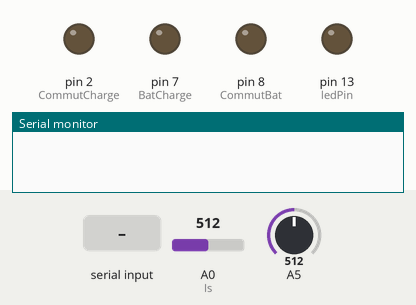
The sketch below on a simulated Arduino Uno, built with avr-gcc and run on an emulated ATmega328P. Parts: output pins drawn as LEDs (lit = HIGH), the last lines printed to the serial monitor. The inputs (shaded band) are chosen by the test bench; at power-on: A0 (Is) = 512, A5 = 512.

Above: at 1.2 s.
1.3 s: "1" received over Serial
At 2.5 s:
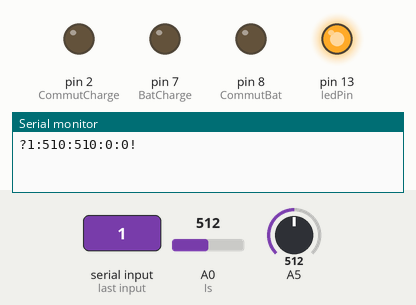
2.8 s: "A" received over Serial
At 3.6 s:
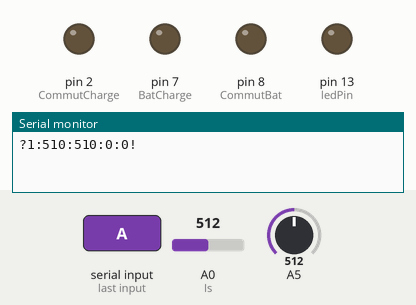
Timing chart, 0 to 5.8 s (numbered marks = the images above; inputs shaded):
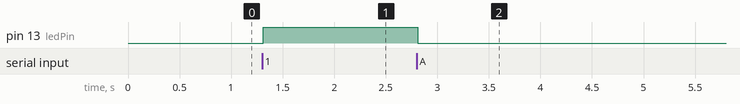

Measured:
- after the input at 1.3 s, pin 13 (ledPin): LOW → HIGH at once
- after the input at 2.8 s, pin 13 (ledPin): HIGH → LOW at once

The sketch:

ADC400_Mesures4.ino
```cpp
// *****************   Variables globales ********************************

int n=0;                               // Etape de test en cours
int ledPin = 13;                       // Sortie LED indicatrice
int ledState = LOW;                    // Etat de la LED (LOW par défaut)
int NO;
int NF;

char mot[5];   // Le mot lu sur la liaison série
char mot1[5];

int Vs=0;        // Tension de sortie
int Is=0;        // Courant de sortie

//                   Entrées analogiques
int Vout= 0;          // Broche AN0
int Courant=1;        // Broche AN1


//                    Entrée-Sorties numériques

int CommutCharge=2;  // Relais de commutation de la charge
int BatCharge=7;     // Relais de mise en charge batterie
int CommutBat=8;     // Commutation batterie
int EtatNO=0;        // Etat relais (NO)
int EtatNF=1;        // Etat relais (NF)

//                      Trame d'émission

String TRAME232;

 // ***************   SETUP : Configuration liaison série *************************

void setup() {
  // put your setup code here, to run once:

 Serial.begin(9600);                   // Liaison série
 pinMode(ledPin, OUTPUT);              // Pin 13 en sortie
 pinMode(CommutCharge, OUTPUT);        // Commande commutation de la charge
 pinMode(BatCharge, OUTPUT);           // Commande de mise en charge de la batterie
 pinMode(CommutBat, OUTPUT);           // Commande de commutation de la batterie sur la sortie

 pinMode(EtatNO, INPUT);               // Lecture de l'état du relais - position NO
 pinMode(EtatNF, INPUT);               // Lecture de l'état du relais - position NF

 // Conditions initiales

// Tous les relais sont désactivés

 digitalWrite(CommutCharge, LOW);
 digitalWrite(BatCharge, LOW);
 digitalWrite(CommutBat, LOW);

}

// ****************     LOOP: Boucle principale ***********************************

void loop() {
  // put your main code here, to run repeatedly:

  TestReception();  // Quel ordre reçu? 1,2 ou 3?

      if (strcmp(mot,"1") == 0 ) {Test();}
}

// ****************   Interrogation liaison série ***************************

void TestReception() {

     int i = 0; //variable locale pour l'incrémentation des données du tableau
            //on lit les caractères tant qu'il y en a
          //OU si jamais le nombre de caractères lus atteint 4 (limite du tableau stockant le mot - 1 caractère)

    if (Serial.available() > 0){

    while (Serial.available() > 0 && i <= 4)
      {
          mot[i] = Serial.read(); //on enregistre le caractère lu
          delay(10); //laisse un peu de temps entre chaque accès a la mémoire
          i++; //on passe à l'indice suivant
       }
        mot[i] = '\0'; //on supprime le caractère '\n' et on le remplace par celui de fin de chaine '\0'
    }
  // Alternatives en fonction de l'ordre

      if (strcmp(mot,"1") == 0 ){
            if (n==0) {n++;
                      } // Intialisation comptage séquence de test
    }

   // Ordre PAUSE
        if (strcmp(mot,"2") == 0 ){
      }

    // Ordre STOP
        if (strcmp(mot,"3") == 0 ){
         n=0;
         ledState = LOW;
         digitalWrite(ledPin, ledState);

         // Retour aux conditions initiales

          // Tous les relais sont désactivés

            digitalWrite(CommutCharge, LOW);
            digitalWrite(BatCharge, LOW);
            digitalWrite(CommutBat, LOW);
            }

    }

  // ********************   Execution de la séquence de test *********************

void Test(){

 switch (n){

// Séquence test 1 - Mesure tension de sortie à vide
case 1:
  ledState = HIGH;
  digitalWrite(ledPin, ledState);
  delay(1000);
  // Aucune commutation de relais

  Mesures();

  //n=2;
  ledState = LOW;
  digitalWrite(ledPin, ledState);
  delay(1000);

  break;


  // Séquence test 2 - Test état du relais
 case 2:
  ledState = HIGH;
  digitalWrite(ledPin, ledState);
  delay(1000);

   Mesures();

  //n=3;
  ledState = LOW;
  digitalWrite(ledPin, ledState);
  delay(1000);

  break;

   // Séquence test 3 - Mesure tension de sortie en charge
 case 3:

   ledState = HIGH;
   digitalWrite(ledPin, ledState);
   delay(1000);
  // Commutation relais charge et relais batterie

  digitalWrite(CommutCharge, HIGH);
  digitalWrite(BatCharge, LOW);
  digitalWrite(CommutBat, HIGH);

   Mesures();

   // n=4;
    ledState = LOW;
   digitalWrite(ledPin, ledState);
   delay(1000);

   break;

   // Séquence test 4 - Mesure courant de sortie
  case 4:

    ledState = HIGH;
   digitalWrite(ledPin, ledState);
   delay(1000);

   Mesures();

   //n=5;
   ledState = LOW;
   digitalWrite(ledPin, ledState);
   delay(1000);

   break;

  // Séquence test 5 - Test état du relais
  case 5:

  ledState = HIGH;
  digitalWrite(ledPin, ledState);
  delay(1000);

   Mesures();


 // n=6;
  ledState = LOW;
   digitalWrite(ledPin, ledState);
  delay(1000);

   break;

// Séquence test 6 - Mesure tension de sortie - Defaut secteur
 case 6:

  ledState = HIGH;
   digitalWrite(ledPin, ledState);
  delay(1000);

   Mesures();


  //n=7;
  ledState = LOW;
  digitalWrite(ledPin, ledState);
  delay(1000);
   //}

   break;

// Séquence test 7 - Mesure courant de sortie - Défaut secteur
  case 7:

  ledState = HIGH;
  digitalWrite(ledPin, ledState);
  delay(1000);

  Mesures();


  //n=8;
  ledState = LOW;
   digitalWrite(ledPin, ledState);
  delay(1000);
   //}

   break;

// Séquence test 8 - Test état relais - Défaut secteur
   case 8:

  ledState = HIGH;
   digitalWrite(ledPin, ledState);
  delay(1000);

  Mesures();


  n=0;    // Toutes les séquences de test se sont déroulées - prêt pour nouvel exemplaire à tester
  mot[5]="aaaaa";
  ledState = LOW;
  digitalWrite(ledPin, ledState);
  delay(1000);

  // Remise des relais à l'état initial

  digitalWrite(CommutCharge, LOW);
  digitalWrite(BatCharge, LOW);
  digitalWrite(CommutBat, LOW);


  break;

 }

}

// Exécution des mesures

 void Mesures(){

  Vs=0;
  Is=0;

 for (int i=0;i<10;i++){

  // Mesure tension de sortie - Moyenne sur 10 échantillons
  Vs=Vs+(analogRead(Vout)/10);

 }

for (int i=0;i<10;i++){

  // Mesure courant de sortie - Moyenne sur 10 échantillons
  Is=Is+(analogRead(Is)/10);

 }


  NO=digitalRead(EtatNO);     // Lecture état contact NO
  NF=digitalRead(EtatNF);     // Lecture état contact NO

  // Constitution de la trame

  TRAME232=String(String("?")+String(n)+String(":")+String(Vs)+String(":")+String(Is)+String(":")+String(NO)+String(":")+String(NF)+String("!"));

   Serial.println(TRAME232);

   // Attendre ordre d'acquitement
      int i=0;
    while (Serial.available() == 0){  // Boucle d'attente - Attente acquitement
    }


           while (Serial.available() > 0 && i <= 4)
      {
          mot1[i] = Serial.read(); //on enregistre le caractère lu
          delay(10); //laisse un peu de temps entre chaque accès a la mémoire
          i++; //on passe à l'indice suivant
       }
        mot1[i] = '\0'; //on supprime le caractère '\n' et on le remplace par celui de fin de chaine '\0'

    if (strcmp(mot1,"A") == 0 ){ // Message acquitement reçu

          n++;
         mot1[5]="aaaaa";
    }

      if (strcmp(mot1,"Z") == 0 ){ // Message AVORT reçu

          n=0;
         mot1[5]="aaaaa";
         mot[5]="aaaaa";

         // Retour aux conditions initiales

         // Tous les relais sont désactivés

        digitalWrite(CommutCharge, LOW);
        digitalWrite(BatCharge, LOW);
        digitalWrite(CommutBat, LOW);
    }

 }
```
